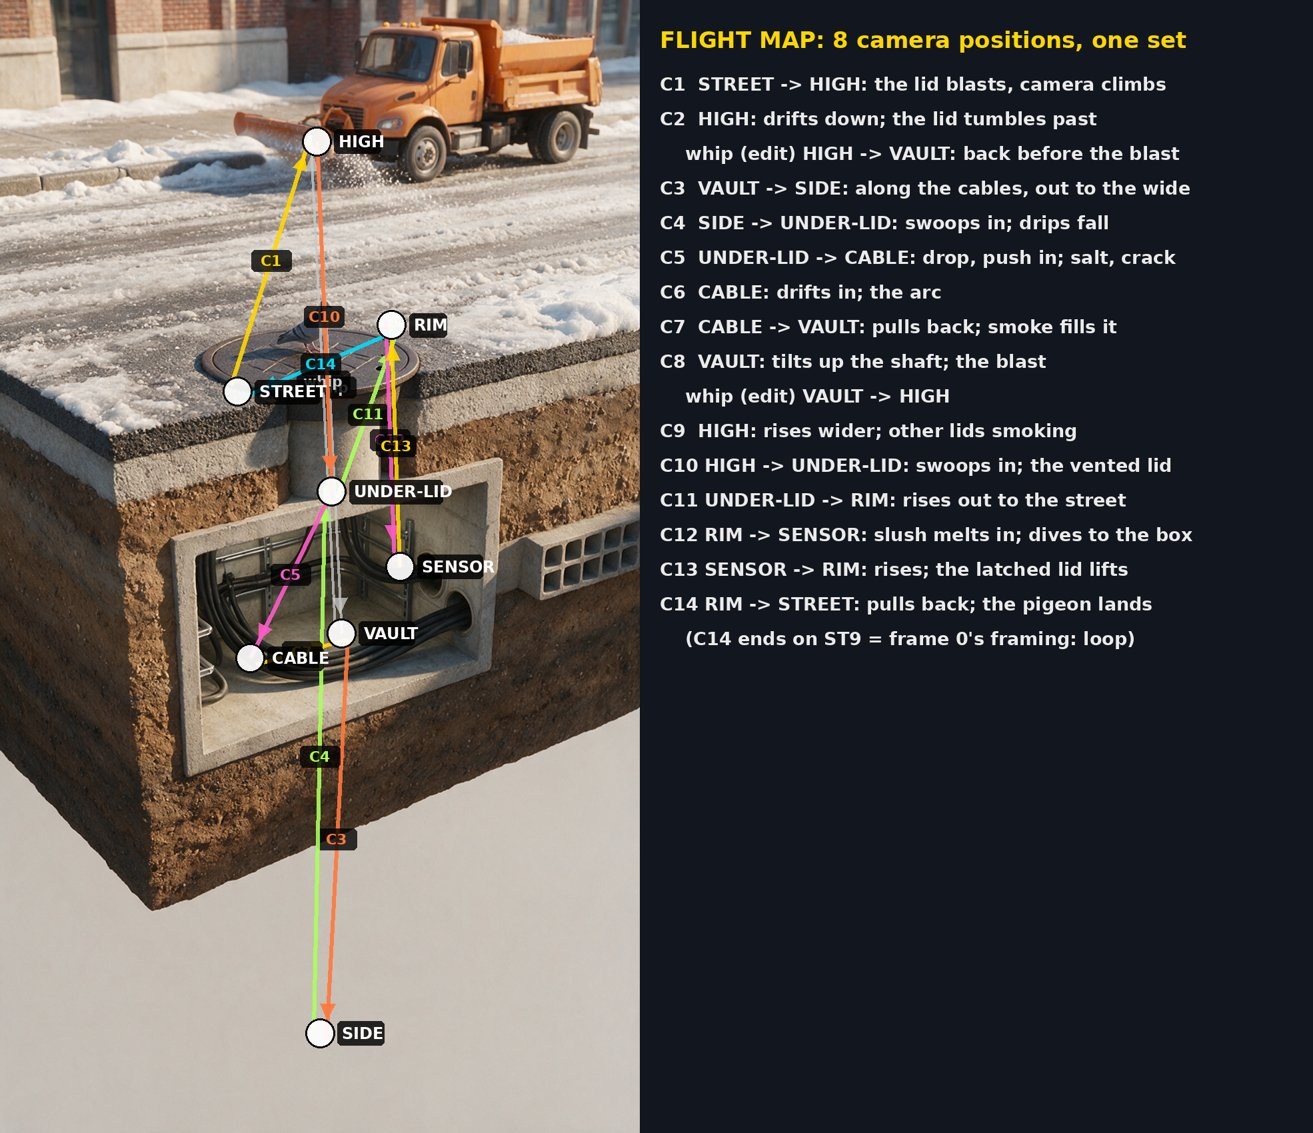

Recreate this plot in Python.
# Video 12 Gate C: flight map, keyframe sheet and first/last frames (from the stills in stills/). Run from the video work folder.
# usage: python3 12-flightmap.py <pipeline dir>   (reads 12-clips.py there for the keyframes of each clip)
from PIL import Image, ImageDraw, ImageFont
import math, importlib.util, sys
S = 'stills/'
F = '/usr/share/fonts/truetype/dejavu/DejaVuSans-Bold.ttf'
def font(n):
    try: return ImageFont.truetype(F, n)
    except Exception: return ImageFont.load_default()
# --- 1. the camera positions on the wide (W0, 768x1360), with the flight order ---
base = Image.open(S + 'W0.png').convert('RGB')
k = 1.25; base = base.resize((int(768 * k), int(1360 * k)))
d = ImageDraw.Draw(base, 'RGBA')
POS = {"HIGH": (380, 170), "RIM": (470, 390), "STREET": (285, 470), "UNDER-LID": (398, 590), "SENSOR": (480, 680),
       "VAULT": (410, 760), "CABLE": (300, 790), "SIDE": (384, 1240)}
POS = {n: (x * k, y * k) for n, (x, y) in POS.items()}
PATH = [("C1", "STREET", "HIGH"), ("whip", "HIGH", "VAULT"), ("C3", "VAULT", "SIDE"), ("C4", "SIDE", "UNDER-LID"),
        ("C5", "UNDER-LID", "CABLE"), ("C7", "CABLE", "VAULT"), ("whip", "VAULT", "HIGH"), ("C10", "HIGH", "UNDER-LID"),
        ("C11", "UNDER-LID", "RIM"), ("C12", "RIM", "SENSOR"), ("C13", "SENSOR", "RIM"), ("C14", "RIM", "STREET")]
COL = [(255, 214, 0), (0, 220, 255), (255, 120, 60), (170, 255, 90), (255, 90, 200)]
for i, (c, a, b) in enumerate(PATH):
    (x0, y0), (x1, y1) = POS[a], POS[b]
    off = (i % 3 - 1) * 9; col = (200, 200, 200, 200) if c == "whip" else COL[i % len(COL)] + (230,)
    x0 += off; y0 += off; x1 += off; y1 += off
    d.line([(x0, y0), (x1, y1)], fill=col, width=4 if c == "whip" else 6)
    ang = math.atan2(y1 - y0, x1 - x0); L = 26
    tip = (x1 - 30 * math.cos(ang), y1 - 30 * math.sin(ang))
    d.polygon([tip, (tip[0] - L * math.cos(ang - 0.45), tip[1] - L * math.sin(ang - 0.45)),
               (tip[0] - L * math.cos(ang + 0.45), tip[1] - L * math.sin(ang + 0.45))], fill=col)
    mx, my = (x0 + x1) / 2, (y0 + y1) / 2
    w = 40 if c == "whip" else 30
    d.rounded_rectangle([mx - w, my - 16, mx + w, my + 16], 6, fill=(0, 0, 0, 200)); d.text((mx, my), c, font=font(22), fill=col, anchor='mm')
for n, (x, y) in POS.items():
    d.ellipse([x - 22, y - 22, x + 22, y + 22], fill=(255, 255, 255, 235), outline=(0, 0, 0, 255), width=3)
    wlab = 14 * len(n) + 14
    lx = x + 26 if x + 26 + wlab < base.width - 4 else x - 26 - wlab
    d.rounded_rectangle([lx, y - 18, lx + wlab, y + 18], 6, fill=(0, 0, 0, 210))
    d.text((lx + 7, y), n, font=font(24), fill=(255, 255, 255), anchor='lm')
txt = ["FLIGHT MAP: 8 camera positions, one set",
       "C1  STREET -> HIGH: the lid blasts, camera climbs",
       "C2  HIGH: drifts down; the lid tumbles past",
       "    whip (edit) HIGH -> VAULT: back before the blast",
       "C3  VAULT -> SIDE: along the cables, out to the wide",
       "C4  SIDE -> UNDER-LID: swoops in; drips fall",
       "C5  UNDER-LID -> CABLE: drop, push in; salt, crack",
       "C6  CABLE: drifts in; the arc",
       "C7  CABLE -> VAULT: pulls back; smoke fills it",
       "C8  VAULT: tilts up the shaft; the blast",
       "    whip (edit) VAULT -> HIGH",
       "C9  HIGH: rises wider; other lids smoking",
       "C10 HIGH -> UNDER-LID: swoops in; the vented lid",
       "C11 UNDER-LID -> RIM: rises out to the street",
       "C12 RIM -> SENSOR: slush melts in; dives to the box",
       "C13 SENSOR -> RIM: rises; the latched lid lifts",
       "C14 RIM -> STREET: pulls back; the pigeon lands",
       "    (C14 ends on ST9 = frame 0's framing: loop)"]
panel = Image.new('RGB', (1010, base.height), (18, 22, 30)); pd = ImageDraw.Draw(panel)
y = 40
for i, t in enumerate(txt):
    pd.text((30, y), t, font=font(34 if i == 0 else 27), fill=(255, 214, 0) if i == 0 else (235, 235, 235)); y += 70 if i == 0 else 52
out = Image.new('RGB', (base.width + panel.width, base.height)); out.paste(base, (0, 0)); out.paste(panel, (base.width, 0))
out = out.resize((out.width * 2 // 3, out.height * 2 // 3)); out.save('gateC_flightmap.jpg', quality=85); print('map', out.size)

# --- 2. every clip's keyframes: start -> (middle) -> end ---
_spec = importlib.util.spec_from_file_location("c12", sys.argv[1] + "/12-clips.py"); _c = importlib.util.module_from_spec(_spec); _spec.loader.exec_module(_c)
CLIPS = [(c, v[0], v[1], v[2], v[3]) for c, v in _c.C.items()]
tw, th = 150, 266; cols = 4; tile_w = 3 * tw + 2 * 22 + 20; tile_h = th + 46
rows = math.ceil(len(CLIPS) / cols)
sheet = Image.new('RGB', (cols * tile_w, rows * tile_h), 'white'); sd = ImageDraw.Draw(sheet)
for i, (c, a, mids, b, secs) in enumerate(CLIPS):
    X = (i % cols) * tile_w + 10; Y = (i // cols) * tile_h + 6
    keys = [a] + mids + ([b] if b else [])
    sd.text((X, Y), f"{c} ({secs} s): {' -> '.join(keys)}" + ("" if b else "  (start only)"), font=font(18), fill='black')
    x = X
    for j, kk in enumerate(keys):
        sheet.paste(Image.open(S + kk + '.png').convert('RGB').resize((tw, th)), (x, Y + 30))
        if j < len(keys) - 1: sd.text((x + tw + 3, Y + 30 + th // 2), '>', font=font(26), fill='black')
        x += tw + 22
sheet.save('gateC_keyframes.jpg', quality=82); print('keyframes', sheet.size)

# --- 3. first and last frames ---
a = Image.open(S + 'ST0.png').convert('RGB').resize((540, 956)); b = Image.open(S + 'ST9.png').convert('RGB').resize((540, 956))
fl = Image.new('RGB', (1100, 1000), 'white'); fd = ImageDraw.Draw(fl)
fl.paste(a, (0, 40)); fl.paste(b, (560, 40))
fd.text((10, 8), "FIRST FRAME (ST0)", font=font(26), fill='black'); fd.text((570, 8), "LAST FRAME (ST9): C14 ends here", font=font(26), fill='black')
fl.save('gateC_first_last.jpg', quality=85); print('first/last', fl.size)
